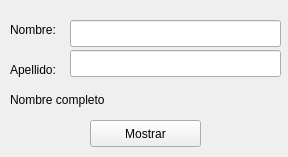
<?xml version="1.0" encoding="UTF-8"?>
<ui version="4.0">
 <class>MainWindow</class>
 <widget class="QMainWindow" name="MainWindow">
  <property name="geometry">
   <rect>
    <x>0</x>
    <y>0</y>
    <width>288</width>
    <height>157</height>
   </rect>
  </property>
  <property name="windowTitle">
   <string>MainWindow</string>
  </property>
  <widget class="QWidget" name="centralwidget">
   <widget class="QLineEdit" name="nombre">
    <property name="geometry">
     <rect>
      <x>70</x>
      <y>20</y>
      <width>211</width>
      <height>27</height>
     </rect>
    </property>
   </widget>
   <widget class="QLabel" name="label">
    <property name="geometry">
     <rect>
      <x>10</x>
      <y>20</y>
      <width>61</width>
      <height>19</height>
     </rect>
    </property>
    <property name="text">
     <string>Nombre:</string>
    </property>
   </widget>
   <widget class="QLabel" name="nombreCompleto">
    <property name="geometry">
     <rect>
      <x>10</x>
      <y>90</y>
      <width>271</width>
      <height>20</height>
     </rect>
    </property>
    <property name="text">
     <string>Nombre completo</string>
    </property>
   </widget>
   <widget class="QPushButton" name="mostrar">
    <property name="geometry">
     <rect>
      <x>90</x>
      <y>120</y>
      <width>111</width>
      <height>27</height>
     </rect>
    </property>
    <property name="text">
     <string>Mostrar</string>
    </property>
   </widget>
   <widget class="QLabel" name="label_2">
    <property name="geometry">
     <rect>
      <x>10</x>
      <y>60</y>
      <width>61</width>
      <height>19</height>
     </rect>
    </property>
    <property name="text">
     <string>Apellido:</string>
    </property>
   </widget>
   <widget class="QLineEdit" name="apellido">
    <property name="geometry">
     <rect>
      <x>70</x>
      <y>50</y>
      <width>211</width>
      <height>27</height>
     </rect>
    </property>
   </widget>
  </widget>
 </widget>
 <resources/>
 <connections/>
</ui>
